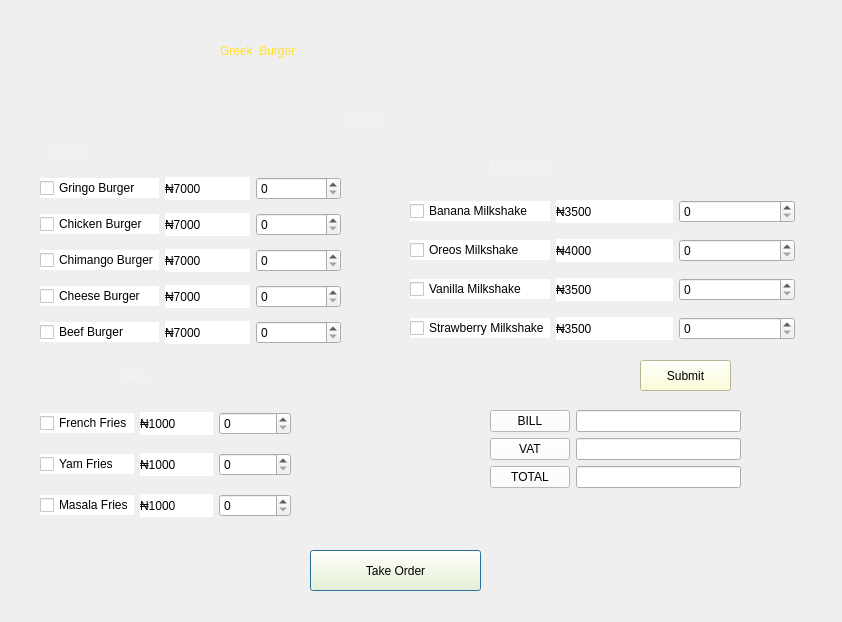
<?xml version="1.0" encoding="UTF-8"?>
<ui version="4.0">
 <class>Dialog</class>
 <widget class="QDialog" name="Dialog">
  <property name="geometry">
   <rect>
    <x>0</x>
    <y>0</y>
    <width>842</width>
    <height>622</height>
   </rect>
  </property>
  <property name="windowTitle">
   <string>Dialog</string>
  </property>
  <widget class="QLabel" name="L1">
   <property name="geometry">
    <rect>
     <x>220</x>
     <y>20</y>
     <width>411</width>
     <height>61</height>
    </rect>
   </property>
   <property name="styleSheet">
    <string notr="true">color: rgb(255, 224, 49);
font: 87 30pt &quot;Arial Black&quot;;
</string>
   </property>
   <property name="text">
    <string>Greek  Burger</string>
   </property>
  </widget>
  <widget class="QPushButton" name="take_order_button">
   <property name="geometry">
    <rect>
     <x>310</x>
     <y>550</y>
     <width>171</width>
     <height>41</height>
    </rect>
   </property>
   <property name="styleSheet">
    <string notr="true">font: 75 13pt &quot;Arial&quot;;
background-color: rgb(254, 255, 203);
boder: none;

</string>
   </property>
   <property name="text">
    <string>Take Order</string>
   </property>
  </widget>
  <widget class="QWidget" name="formLayoutWidget">
   <property name="geometry">
    <rect>
     <x>490</x>
     <y>410</y>
     <width>251</width>
     <height>137</height>
    </rect>
   </property>
   <layout class="QFormLayout" name="formLayout">
    <item row="4" column="0">
     <widget class="QPushButton" name="P3">
      <property name="styleSheet">
       <string notr="true">color:rgb(0, 0, 0);font: 10pt &quot;Stencil&quot;;
font: 10pt &quot;MS Reference Sans Serif&quot;;
background-color: rgb(255, 255, 255);</string>
      </property>
      <property name="text">
       <string>VAT</string>
      </property>
     </widget>
    </item>
    <item row="3" column="0">
     <widget class="QPushButton" name="P2_2">
      <property name="styleSheet">
       <string notr="true">color:rgb(0, 0, 0);font: 10pt &quot;Stencil&quot;;
font: 10pt &quot;MS Reference Sans Serif&quot;;
background-color: rgb(255, 255, 255);</string>
      </property>
      <property name="text">
       <string>BILL</string>
      </property>
     </widget>
    </item>
    <item row="3" column="1">
     <widget class="QLineEdit" name="L13"/>
    </item>
    <item row="4" column="1">
     <widget class="QLineEdit" name="L14"/>
    </item>
    <item row="5" column="1">
     <widget class="QLineEdit" name="L15"/>
    </item>
    <item row="5" column="0">
     <widget class="QPushButton" name="P4">
      <property name="styleSheet">
       <string notr="true">color:rgb(0, 0, 0);font: 10pt &quot;Stencil&quot;;
font: 75 14pt &quot;MS Shell Dlg 2&quot;;
font: 10pt &quot;MS Reference Sans Serif&quot;;
background-color: rgb(255, 255, 255);</string>
      </property>
      <property name="text">
       <string>TOTAL</string>
      </property>
     </widget>
    </item>
   </layout>
  </widget>
  <widget class="QLabel" name="label_2">
   <property name="geometry">
    <rect>
     <x>50</x>
     <y>130</y>
     <width>131</width>
     <height>40</height>
    </rect>
   </property>
   <property name="styleSheet">
    <string notr="true">color:rgb(243, 243, 243);font: 87 italic 11pt &quot;Segoe UI Black&quot;;
font: 87 italic 22pt &quot;Segoe UI Black&quot;;
</string>
   </property>
   <property name="text">
    <string>Burger</string>
   </property>
  </widget>
  <widget class="QLabel" name="L2">
   <property name="geometry">
    <rect>
     <x>350</x>
     <y>100</y>
     <width>111</width>
     <height>41</height>
    </rect>
   </property>
   <property name="styleSheet">
    <string notr="true">color:rgb(243, 243, 243);font: 87 italic 11pt &quot;Segoe UI Black&quot;;
font: 87 italic 22pt &quot;Segoe UI Black&quot;;
</string>
   </property>
   <property name="text">
    <string>Menu</string>
   </property>
  </widget>
  <widget class="QLabel" name="label_4">
   <property name="geometry">
    <rect>
     <x>120</x>
     <y>360</y>
     <width>121</width>
     <height>31</height>
    </rect>
   </property>
   <property name="styleSheet">
    <string notr="true">color:rgb(243, 243, 243);font: 87 italic 11pt &quot;Segoe UI Black&quot;;
font: 87 italic 22pt &quot;Segoe UI Black&quot;;
</string>
   </property>
   <property name="text">
    <string>Fries</string>
   </property>
  </widget>
  <widget class="QWidget" name="gridLayoutWidget">
   <property name="geometry">
    <rect>
     <x>40</x>
     <y>400</y>
     <width>251</width>
     <height>131</height>
    </rect>
   </property>
   <layout class="QGridLayout" name="gridLayout">
    <item row="1" column="2">
     <widget class="QLabel" name="L7">
      <property name="styleSheet">
       <string notr="true">color:rgb(0, 0, 0);font: 10pt &quot;Stencil&quot;;
font: 10pt &quot;MS Reference Sans Serif&quot;;
background-color: rgb(255, 255, 255);</string>
      </property>
      <property name="text">
       <string>₦1000</string>
      </property>
     </widget>
    </item>
    <item row="2" column="2">
     <widget class="QLabel" name="L8">
      <property name="styleSheet">
       <string notr="true">color:rgb(0, 0, 0);font: 10pt &quot;Stencil&quot;;
font: 10pt &quot;MS Reference Sans Serif&quot;;
background-color: rgb(255, 255, 255);</string>
      </property>
      <property name="text">
       <string>₦1000</string>
      </property>
     </widget>
    </item>
    <item row="0" column="3">
     <widget class="QSpinBox" name="S6"/>
    </item>
    <item row="2" column="3">
     <widget class="QSpinBox" name="S8"/>
    </item>
    <item row="1" column="3">
     <widget class="QSpinBox" name="S7"/>
    </item>
    <item row="0" column="2">
     <widget class="QLabel" name="L6">
      <property name="styleSheet">
       <string notr="true">color:rgb(0, 0, 0);font: 10pt &quot;Stencil&quot;;
font: 10pt &quot;MS Reference Sans Serif&quot;;
background-color: rgb(255, 255, 255);</string>
      </property>
      <property name="text">
       <string>₦1000</string>
      </property>
     </widget>
    </item>
    <item row="0" column="0">
     <widget class="QCheckBox" name="C6">
      <property name="styleSheet">
       <string notr="true">color:rgb(0, 0, 0);font: 10pt &quot;Stencil&quot;;
font: 10pt &quot;MS Reference Sans Serif&quot;;
background-color: rgb(255, 255, 255);
</string>
      </property>
      <property name="text">
       <string>French Fries</string>
      </property>
     </widget>
    </item>
    <item row="1" column="0">
     <widget class="QCheckBox" name="C7">
      <property name="styleSheet">
       <string notr="true">color:rgb(0, 0, 0);font: 10pt &quot;Stencil&quot;;
font: 10pt &quot;MS Reference Sans Serif&quot;;
background-color: rgb(255, 255, 255);
</string>
      </property>
      <property name="text">
       <string>Yam Fries</string>
      </property>
     </widget>
    </item>
    <item row="2" column="0">
     <widget class="QCheckBox" name="C8">
      <property name="styleSheet">
       <string notr="true">color:rgb(0, 0, 0);font: 10pt &quot;Stencil&quot;;
font: 10pt &quot;MS Reference Sans Serif&quot;;
background-color: rgb(255, 255, 255);
</string>
      </property>
      <property name="text">
       <string>Masala Fries</string>
      </property>
     </widget>
    </item>
   </layout>
  </widget>
  <widget class="QPushButton" name="B2">
   <property name="geometry">
    <rect>
     <x>640</x>
     <y>360</y>
     <width>91</width>
     <height>31</height>
    </rect>
   </property>
   <property name="styleSheet">
    <string notr="true">font: 75 13pt &quot;Arial&quot;;
background-color: rgb(254, 255, 203);
boder: none;

</string>
   </property>
   <property name="text">
    <string>Submit</string>
   </property>
  </widget>
  <widget class="QWidget" name="gridLayoutWidget_4">
   <property name="geometry">
    <rect>
     <x>40</x>
     <y>170</y>
     <width>301</width>
     <height>181</height>
    </rect>
   </property>
   <layout class="QGridLayout" name="gridLayout_4">
    <item row="5" column="0">
     <widget class="QCheckBox" name="C4">
      <property name="styleSheet">
       <string notr="true">color:rgb(0, 0, 0);font: 10pt &quot;Stencil&quot;;
font: 10pt &quot;MS Reference Sans Serif&quot;;
background-color: rgb(255, 255, 255);
</string>
      </property>
      <property name="text">
       <string>Cheese Burger</string>
      </property>
     </widget>
    </item>
    <item row="3" column="0">
     <widget class="QCheckBox" name="C3">
      <property name="styleSheet">
       <string notr="true">color:rgb(0, 0, 0);font: 10pt &quot;Stencil&quot;;
font: 10pt &quot;MS Reference Sans Serif&quot;;
background-color: rgb(255, 255, 255);
</string>
      </property>
      <property name="text">
       <string>Chimango Burger</string>
      </property>
     </widget>
    </item>
    <item row="2" column="2">
     <widget class="QLabel" name="L2_2">
      <property name="styleSheet">
       <string notr="true">color:rgb(0, 0, 0);font: 10pt &quot;Stencil&quot;;
font: 10pt &quot;MS Reference Sans Serif&quot;;
background-color: rgb(255, 255, 255);</string>
      </property>
      <property name="text">
       <string>₦7000</string>
      </property>
     </widget>
    </item>
    <item row="0" column="3">
     <widget class="QSpinBox" name="S1"/>
    </item>
    <item row="5" column="3">
     <widget class="QSpinBox" name="S4"/>
    </item>
    <item row="6" column="0">
     <widget class="QCheckBox" name="C5">
      <property name="styleSheet">
       <string notr="true">color:rgb(0, 0, 0);font: 10pt &quot;Stencil&quot;;
font: 10pt &quot;MS Reference Sans Serif&quot;;
background-color: rgb(255, 255, 255);
</string>
      </property>
      <property name="text">
       <string>Beef Burger</string>
      </property>
     </widget>
    </item>
    <item row="6" column="2">
     <widget class="QLabel" name="L5">
      <property name="styleSheet">
       <string notr="true">color:rgb(0, 0, 0);font: 10pt &quot;Stencil&quot;;
font: 10pt &quot;MS Reference Sans Serif&quot;;
background-color: rgb(255, 255, 255);</string>
      </property>
      <property name="text">
       <string>₦7000</string>
      </property>
     </widget>
    </item>
    <item row="6" column="3">
     <widget class="QSpinBox" name="S4_3"/>
    </item>
    <item row="2" column="3">
     <widget class="QSpinBox" name="S2"/>
    </item>
    <item row="3" column="2">
     <widget class="QLabel" name="L3">
      <property name="styleSheet">
       <string notr="true">color:rgb(0, 0, 0);font: 10pt &quot;Stencil&quot;;
font: 10pt &quot;MS Reference Sans Serif&quot;;
background-color: rgb(255, 255, 255);</string>
      </property>
      <property name="text">
       <string>₦7000</string>
      </property>
     </widget>
    </item>
    <item row="3" column="3">
     <widget class="QSpinBox" name="S3"/>
    </item>
    <item row="2" column="0">
     <widget class="QCheckBox" name="C2">
      <property name="styleSheet">
       <string notr="true">color:rgb(0, 0, 0);font: 10pt &quot;Stencil&quot;;
font: 10pt &quot;MS Reference Sans Serif&quot;;
background-color: rgb(255, 255, 255);
</string>
      </property>
      <property name="text">
       <string>Chicken Burger</string>
      </property>
     </widget>
    </item>
    <item row="5" column="2">
     <widget class="QLabel" name="L4">
      <property name="styleSheet">
       <string notr="true">color:rgb(0, 0, 0);font: 10pt &quot;Stencil&quot;;
font: 10pt &quot;MS Reference Sans Serif&quot;;
background-color: rgb(255, 255, 255);</string>
      </property>
      <property name="text">
       <string>₦7000</string>
      </property>
     </widget>
    </item>
    <item row="0" column="0">
     <widget class="QCheckBox" name="C1">
      <property name="styleSheet">
       <string notr="true">color:rgb(0, 0, 0);font: 10pt &quot;Stencil&quot;;
font: 10pt &quot;MS Reference Sans Serif&quot;;
background-color: rgb(255, 255, 255);
</string>
      </property>
      <property name="text">
       <string>Gringo Burger</string>
      </property>
     </widget>
    </item>
    <item row="0" column="2">
     <widget class="QLabel" name="L1_2">
      <property name="styleSheet">
       <string notr="true">color:rgb(0, 0, 0);font: 10pt &quot;Stencil&quot;;
font: 10pt &quot;MS Reference Sans Serif&quot;;
background-color: rgb(255, 255, 255);</string>
      </property>
      <property name="text">
       <string>₦7000</string>
      </property>
     </widget>
    </item>
   </layout>
  </widget>
  <widget class="QLabel" name="label_3">
   <property name="geometry">
    <rect>
     <x>490</x>
     <y>150</y>
     <width>231</width>
     <height>31</height>
    </rect>
   </property>
   <property name="styleSheet">
    <string notr="true">color:rgb(243, 243, 243);font: 87 italic 11pt &quot;Segoe UI Black&quot;;
font: 87 italic 22pt &quot;Segoe UI Black&quot;;
</string>
   </property>
   <property name="text">
    <string>Milkshakes</string>
   </property>
  </widget>
  <widget class="QWidget" name="gridLayoutWidget_3">
   <property name="geometry">
    <rect>
     <x>410</x>
     <y>190</y>
     <width>385</width>
     <height>161</height>
    </rect>
   </property>
   <layout class="QGridLayout" name="gridLayout_3">
    <item row="2" column="2">
     <widget class="QLabel" name="L10">
      <property name="styleSheet">
       <string notr="true">color:rgb(0, 0, 0);font: 10pt &quot;Stencil&quot;;
font: 10pt &quot;MS Reference Sans Serif&quot;;
background-color: rgb(255, 255, 255);</string>
      </property>
      <property name="text">
       <string>₦4000</string>
      </property>
     </widget>
    </item>
    <item row="2" column="0">
     <widget class="QCheckBox" name="C10">
      <property name="styleSheet">
       <string notr="true">color:rgb(0, 0, 0);font: 10pt &quot;Stencil&quot;;
font: 10pt &quot;MS Reference Sans Serif&quot;;
background-color: rgb(255, 255, 255);
</string>
      </property>
      <property name="text">
       <string>Oreos Milkshake</string>
      </property>
     </widget>
    </item>
    <item row="2" column="4">
     <widget class="QSpinBox" name="S10"/>
    </item>
    <item row="5" column="0">
     <widget class="QCheckBox" name="C12">
      <property name="styleSheet">
       <string notr="true">color:rgb(0, 0, 0);font: 10pt &quot;Stencil&quot;;
font: 10pt &quot;MS Reference Sans Serif&quot;;
background-color: rgb(255, 255, 255);
</string>
      </property>
      <property name="text">
       <string>Strawberry Milkshake</string>
      </property>
     </widget>
    </item>
    <item row="0" column="0">
     <widget class="QCheckBox" name="C9">
      <property name="styleSheet">
       <string notr="true">color:rgb(0, 0, 0);font: 10pt &quot;Stencil&quot;;
font: 10pt &quot;MS Reference Sans Serif&quot;;
background-color: rgb(255, 255, 255);
</string>
      </property>
      <property name="text">
       <string>Banana Milkshake</string>
      </property>
     </widget>
    </item>
    <item row="0" column="4">
     <widget class="QSpinBox" name="S9"/>
    </item>
    <item row="5" column="4">
     <widget class="QSpinBox" name="S12"/>
    </item>
    <item row="0" column="2">
     <widget class="QLabel" name="L9">
      <property name="styleSheet">
       <string notr="true">color:rgb(0, 0, 0);font: 10pt &quot;Stencil&quot;;
font: 10pt &quot;MS Reference Sans Serif&quot;;
background-color: rgb(255, 255, 255);</string>
      </property>
      <property name="text">
       <string>₦3500</string>
      </property>
     </widget>
    </item>
    <item row="3" column="4">
     <widget class="QSpinBox" name="S11"/>
    </item>
    <item row="3" column="2">
     <widget class="QLabel" name="L11">
      <property name="styleSheet">
       <string notr="true">color:rgb(0, 0, 0);font: 10pt &quot;Stencil&quot;;
font: 10pt &quot;MS Reference Sans Serif&quot;;
background-color: rgb(255, 255, 255);</string>
      </property>
      <property name="text">
       <string>₦3500</string>
      </property>
     </widget>
    </item>
    <item row="3" column="0">
     <widget class="QCheckBox" name="C11">
      <property name="styleSheet">
       <string notr="true">color:rgb(0, 0, 0);font: 10pt &quot;Stencil&quot;;
font: 10pt &quot;MS Reference Sans Serif&quot;;
background-color: rgb(255, 255, 255);
</string>
      </property>
      <property name="text">
       <string>Vanilla Milkshake</string>
      </property>
     </widget>
    </item>
    <item row="5" column="2">
     <widget class="QLabel" name="L12">
      <property name="styleSheet">
       <string notr="true">color:rgb(0, 0, 0);font: 10pt &quot;Stencil&quot;;
font: 10pt &quot;MS Reference Sans Serif&quot;;
background-color: rgb(255, 255, 255);</string>
      </property>
      <property name="text">
       <string>₦3500</string>
      </property>
     </widget>
    </item>
   </layout>
  </widget>
  <widget class="QLabel" name="label">
   <property name="geometry">
    <rect>
     <x>0</x>
     <y>0</y>
     <width>841</width>
     <height>621</height>
    </rect>
   </property>
   <property name="text">
    <string/>
   </property>
   <property name="pixmap">
    <pixmap>../../Downloads/cfe0b6eeee6828d4d804424e7919184d.jpg</pixmap>
   </property>
   <property name="scaledContents">
    <bool>true</bool>
   </property>
  </widget>
  <zorder>label</zorder>
  <zorder>L1</zorder>
  <zorder>take_order_button</zorder>
  <zorder>formLayoutWidget</zorder>
  <zorder>label_2</zorder>
  <zorder>L2</zorder>
  <zorder>label_4</zorder>
  <zorder>gridLayoutWidget</zorder>
  <zorder>B2</zorder>
  <zorder>gridLayoutWidget_4</zorder>
  <zorder>label_3</zorder>
  <zorder>gridLayoutWidget_3</zorder>
 </widget>
 <resources/>
 <connections/>
</ui>
